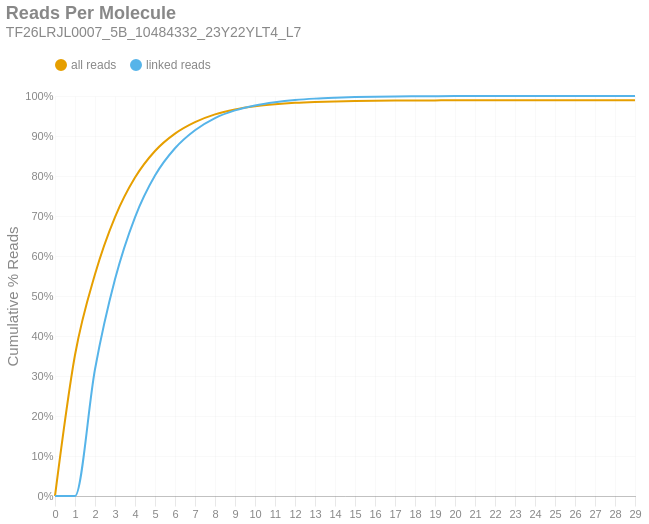

Notebook code for this chart:
### Markdown cell above
### Reads per Molecule
This chart shows the cumulative distribution of the number of reads per linked molecule. That is, how many alignments are associated with a unique molecule. This excludes the number of reads associated with invalid or absent linked-read barcodes. The `linked` histogram is the percentages recalculated when disregarding singletons.

### Code cell
if SKIPLR:
    print_html(f"Skipped")
else:
    counts = np.bincount(valids['reads'].cast(pl.Int64).to_numpy())
    weighted = counts * np.arange(len(counts))
    all_perc = weighted / n_reads
    linked_perc = weighted / n_linked_reads
    linked_perc[1] = 0
    binned_df = pl.DataFrame({
        'readsper': list(range(len(counts))),
        'all reads (cumsum)': np.cumsum(all_perc).tolist(),
        'linked reads (cumsum)': np.cumsum(linked_perc).tolist(),
    })

    with SafeRender(binned_df):
        (
            density_plot(binned_df, 'Reads Per Molecule', samplename, 'readspmol')
            .encode(
                x=alt.X('readsper:O', title=None).axis(labelAngle=0).scale(padding=0),
                y=alt.Y('value:Q', title='Cumulative % Reads').axis(format='%').stack(False),
                color=alt.Color("key:N").scale(domain=["all reads", "linked reads"]),
                tooltip=[
                    alt.Tooltip("key:N", title="Data Type"),
                    alt.Tooltip("readsper:O", title="Reads Per Molecule"),
                    alt.Tooltip("value:Q", format=".2%", title="% Reads (Cum.)")
                ]            
            )
        ).display()

### Figure 1 — Vega-Lite specification as saved in the notebook (floating-point values rounded to 4 significant figures)
{"width": "container", "height": 400, "config": {"title": {"anchor": "start", "dy": -15, "fontSize": 18, "color": "#888888", "subtitleColor": "#888888", "subtitleFontSize": 14}, "arc": {"fill": "#0072B2"}, "axis": {"domainColor": "#888888", "domainWidth": 0.5, "gridWidth": 0.2, "grid": false, "titleFontWeight": 400, "titleFontSize": 15, "labelFontSize": 11, "labelColor": "#888888", "tickColor": "#888888", "tickWidth": 0.2, "titleColor": "#888888"}, "axisBand": {"grid": false}, "axisX": {"grid": true, "tickSize": 10, "domainCap": "round"}, "axisY": {"domain": false, "grid": true, "tickSize": 0, "domainCap": "round"}, "background": "transparent", "header": {"labelFontSize": 15, "labelColor": "#888888", "titleFontSize": 15, "titleFontWeight": 600, "titleColor": "#888888"}, "legend": {"labelFont": "sans-serif", "labelFontSize": 12, "labelColor": "#888888", "symbolSize": 100, "symbolType": "circle", "titleFontSize": 12, "titlePadding": 10, "titleColor": "#888888", "title": null, "orient": "top"}, "range": {"category": ["#E69F00", "#56B4E9", "#009E73", "#F0E442", "#0072B2", "#D55E00", "#CC79A7", "#000000"], "diverging": ["#cfe8f3", "#a2d4ec", "#73bfe2", "#46abdb", "#1696d2", "#12719e"]}, "area": {"fill": "#0072B2", "fillOpacity": 0.7, "line": true, "strokeOpacity": 0.7}, "line": {"color": "#0072B2", "stroke": "#0072B2", "strokeWidth": 2}, "trail": {"color": "#0072B2", "stroke": "#0072B2", "strokeWidth": 0, "size": 1}, "point": {"filled": true, "fillOpacity": 1.0, "size": 95}, "text": {"color": "#888888", "fontSize": 11, "align": "right", "fontWeight": 400, "size": 11}, "bar": {"fill": "#0072B2", "stroke": null}, "view": {"stroke": null, "continuousWidth": 660, "continuousHeight": 400}}, "data": {"name": "data-d88d27dd69ee976115bb93f0f62559e1"}, "mark": {"type": "line", "interpolate": "monotone", "point": {"opacity": 0, "size": 275}}, "encoding": {"color": {"field": "key", "scale": {"domain": ["all reads", "linked reads"]}, "type": "nominal"}, "tooltip": [{"field": "key", "title": "Data Type", "type": "nominal"}, {"field": "readsper", "title": "Reads Per Molecule", "type": "ordinal"}, {"field": "value", "format": ".2%", "title": "% Reads (Cum.)", "type": "quantitative"}], "x": {"axis": {"labelAngle": 0}, "field": "readsper", "scale": {"padding": 0}, "title": null, "type": "ordinal"}, "y": {"axis": {"format": "%"}, "field": "value", "stack": false, "title": "Cumulative % Reads", "type": "quantitative"}}, "params": [{"name": "param_c36ac31b6afebe62", "select": {"type": "point", "fields": ["key"]}, "bind": "legend"}], "title": {"text": "Reads Per Molecule", "subtitle": "TF26LRJL0007_5B_10484332_23Y22YLT4_L7"}, "transform": [{"fold": ["all reads (cumsum)", "linked reads (cumsum)"]}, {"calculate": "replace(datum.key, ' (cumsum)', '')", "as": "key"}, {"filter": {"param": "param_c36ac31b6afebe62"}}], "usermeta": {"embedOptions": {"downloadFileName": "TF26LRJL0007_5B_10484332_23Y22YLT4_L7.readspmol"}}, "$schema": "https://vega.github.io/schema/vega-lite/v6.4.1.json", "datasets": {"data-d88d27dd69ee976115bb93f0f62559e1": [{"readsper": 0, "all reads (cumsum)": 0.0, "linked reads (cumsum)": 0.0}, {"readsper": 1, "all reads (cumsum)": 0.3524, "linked reads (cumsum)": 0.0}, {"readsper": 2, "all reads (cumsum)": 0.5543, "linked reads (cumsum)": 0.317}, {"readsper": 3, "all reads (cumsum)": 0.6974, "linked reads (cumsum)": 0.5416}, {"readsper": 4, "all reads (cumsum)": 0.7962, "linked reads (cumsum)": 0.6968}, {"readsper": 5, "all reads (cumsum)": 0.8626, "linked reads (cumsum)": 0.8011}, {"readsper": 6, "all reads (cumsum)": 0.906, "linked reads (cumsum)": 0.8693}, {"readsper": 7, "all reads (cumsum)": 0.9347, "linked reads (cumsum)": 0.9144}, {"readsper": 8, "all reads (cumsum)": 0.9541, "linked reads (cumsum)": 0.9448}, {"readsper": 9, "all reads (cumsum)": 0.9663, "linked reads (cumsum)": 0.964}, {"readsper": 10, "all reads (cumsum)": 0.9742, "linked reads (cumsum)": 0.9763}, {"readsper": 11, "all reads (cumsum)": 0.9793, "linked reads (cumsum)": 0.9844}, {"readsper": 12, "all reads (cumsum)": 0.9829, "linked reads (cumsum)": 0.9899}, {"readsper": 13, "all reads (cumsum)": 0.9851, "linked reads (cumsum)": 0.9934}, {"readsper": 14, "all reads (cumsum)": 0.9865, "linked reads (cumsum)": 0.9956}, {"readsper": 15, "all reads (cumsum)": 0.9875, "linked reads (cumsum)": 0.9972}, {"readsper": 16, "all reads (cumsum)": 0.9882, "linked reads (cumsum)": 0.9984}, {"readsper": 17, "all reads (cumsum)": 0.9886, "linked reads (cumsum)": 0.999}, {"readsper": 18, "all reads (cumsum)": 0.9888, "linked reads (cumsum)": 0.9993}, {"readsper": 19, "all reads (cumsum)": 0.989, "linked reads (cumsum)": 0.9996}, {"readsper": 20, "all reads (cumsum)": 0.9891, "linked reads (cumsum)": 0.9998}, {"readsper": 21, "all reads (cumsum)": 0.9892, "linked reads (cumsum)": 0.9998}, {"readsper": 22, "all reads (cumsum)": 0.9892, "linked reads (cumsum)": 0.9999}, {"readsper": 23, "all reads (cumsum)": 0.9892, "linked reads (cumsum)": 1.0}, {"readsper": 24, "all reads (cumsum)": 0.9892, "linked reads (cumsum)": 1.0}, {"readsper": 25, "all reads (cumsum)": 0.9893, "linked reads (cumsum)": 1.0}, {"readsper": 26, "all reads (cumsum)": 0.9893, "linked reads (cumsum)": 1.0}, {"readsper": 27, "all reads (cumsum)": 0.9893, "linked reads (cumsum)": 1.0}, {"readsper": 28, "all reads (cumsum)": 0.9893, "linked reads (cumsum)": 1.0}, {"readsper": 29, "all reads (cumsum)": 0.9893, "linked reads (cumsum)": 1.0}]}}
